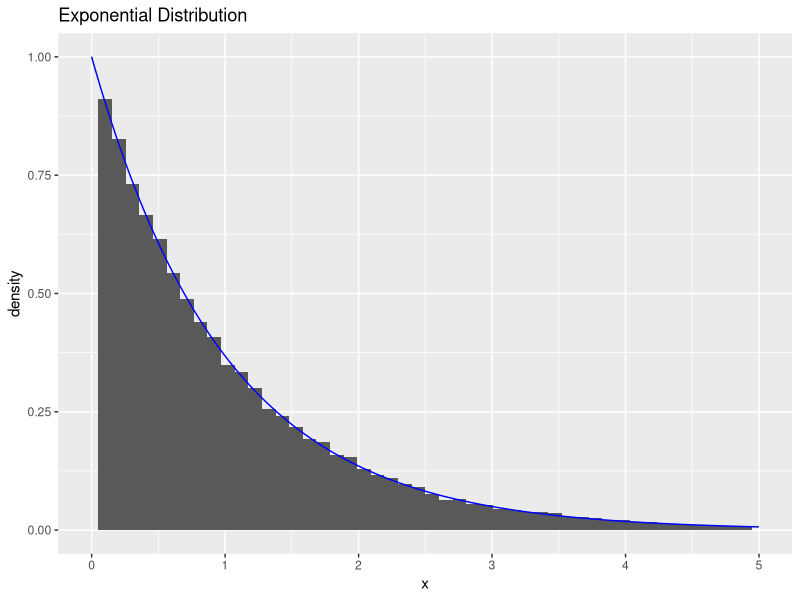

This figure's R source: (Note: this script raises an error after producing the figure.)
## ---- chunk 1
## Libraries used in Project
library(ggplot2)
library(knitr)
knitr::opts_chunk$set(echo = TRUE, warning=FALSE, message=FALSE)
opts_chunk$set(tidy.opts=list(width.cutoff=60),tidy=TRUE)
## ---- chunk 2
library(ggplot2)
# n: number of samples to generate
# rate: the rate
# expdist returns a vector with generated random numbers from exponential distribution

expdist <- function(rate, n) {
   u <- runif(n)
   x <-  -log( (1/rate)*( 1 - u))/rate
   list = list(x, u)
   return(list)
}

n <- 60000
lambda <- 1
outval <- expdist(lambda, n)
x = outval[[1]]
y = outval[[2]]

ggplot(data.frame(x=x))+geom_histogram(aes(x=x, y = ..density..),
bins = 50)  +geom_line(data = data.frame(x=x,y=dexp(x, rate = 1)),
aes(x=x, y=y) ,
color = "blue")+xlim(0,5)+ labs(title = "Exponential Distribution")
#color = "blue")+xlim(0,5)
#plot(x, data)

## ---- chunk 3
mynormal <- function(n) {
  u1=runif(n)
  u2=runif(n)
  return (sqrt(-2*log(u1))*sin(2*pi*u2))
}

# f_b1 returns the value of f in this exercise, a gamma distribution
f_b1 <- function(alpha, x) {
  gamma = (1/gamma(alpha))*x^(alpha-1)*exp(-x)
  return((gamma)*(x>0))
}

# acceptance_criterion returns the alpha to accept/reject in rejection sampling
acceptance_criterion <- function(alpha, x) {
  const = (exp(1)+alpha)/(gamma(alpha)*exp(1)*alpha)
  alpha = f_b1(alpha, x)/(const*g_test(alpha, x))
  return(alpha)
}

# rejection_b generates samples from f by rejection sampling
# n: number of samples to generate
# alpha: shape parameter 
rejection_b <- function(alpha, n) {
  out = 1:n
  
  for (i in 1:n) {
    finished = 0
    while(finished==0) {
      u = runif(1)
      x = dist1(alpha, 1)[[1]]
      acceptance = acceptance_criterion(alpha, x)
      if(u <= acceptance) {
        out[i] = x
        finished = 1
      }
    }
  }
  return(out)
}


# f_testb is the theoretical function to test the algorithm with 
f_testb = function(x, alpha) {
  gamma = (1/gamma(alpha))*x^(alpha-1)*exp(-x)
  return((gamma)*(x>0))
}

n = 10000
alpha = 0.5


library(ggplot2)
samples_b1 <- rejection_b(alpha, n)
x <- seq(0,4,0.001)
data_b1 <- data.frame("samples_b1"=samples_b1)


ggplot(data=data_b1, aes(data_b1$samples_b1)) +
geom_histogram(aes(y=..density..), breaks = seq(0, 4, by = 0.1)) +theme(plot.title = element_text(hjust = 0.5))+
xlim(c(0,4)) + labs(title="Samples from gamma distribution", x="x", y="Density") +
stat_function(fun = f_testb, args = list(alpha), color = "red")
## ---- chunk 4
n <- 10000
# f_gamma the kernel of a gamma function
f_gamma <- function(x, alpha){
  return (x^(alpha - 1 )*exp(-x)*(x>0))
}

alpha <- 400

# gamma_b2b2 samples from gamma distribution with large alpha
gamma_b2b2 <- function(alpha, n){
  x = 1:n
  loga = 0.5*((alpha-1)*log(alpha-1)+(1-alpha))
  logb = 0.5*((alpha+1)*log(alpha+1)-1-alpha)
  trials = 1
  
  for (i in 1:n){
    logx1 = loga + log(runif(1))
    logx2 = logb + log(runif(1))
    f_condition = 0.5*((alpha-1)*(logx2-logx1)-exp(logx2-logx1))
    while(logx1 > f_condition){
    logx1 = loga + log(runif(1))
    logx2 = logb + log(runif(1))
    f_condition = 0.5*((alpha-1)*(logx2-logx1)-exp(logx2-logx1))
    trials = trials + 1
    }
    
     x[i] = exp(logx2-logx1)
  }
  return(cbind(x, trials-1))
}


samples_b2b = gamma_b2b2(alpha, n)[,1]
hist(samples_b2b, breaks = 40, freq = FALSE, main = bquote("Histogram of gamma distribution when "~alpha == .(alpha)))
curve(dgamma(x, alpha, 1), col = "red", lwd = 2, add=TRUE)

test_tries <- function(n) {
  alpha = seq(2,2000,10)
  tryvector = 1:length(alpha)
  for (i in 1:length(alpha)) {
    tries = gamma_b2b2(alpha[i], n)[,2][1]
    tryvector[i] = tries
  }
  return(cbind(alpha, tryvector))
  
}

test_try = test_tries(1000)

plot(test_try[,1], test_try[,2], ylab="Number of tries", xlab="alpha",  main=("Number of Tries for one Sample") )



## ---- chunk 5
# n: number of samples to generate
# rate: the rate
# expdist returns a vector with generated random numbers from exponential distribution
expdist <- function(rate, n) {
   u <- runif(n)
   x <-  -log( (1/rate)*( 1 - u))/rate
   list = list(x, u)
   return(list)
}

# gammaab samples from the gamma distribution for all values of alpha and beta > 0 
gammaab <- function(alpha, beta, n) {
  if(alpha>0&&alpha<1) {
    X = rejection_b(alpha, n)/beta
  }
  else if(alpha==1) {
    X = expdist(1, n)[[1]]
  }
  else if (alpha>1) {
    X = gamma_b2b2(alpha,n)[,1]
  }
  else {
    print("alpha not valid")
    return(0)
  }
  Y = X/beta
  return(Y)
}

# theoretical_gamma is the theoretical function to test the algorithm with for alpha, beta > 0
theoretical_gamma = function(x, alpha, beta) {
  gamma = ((beta^alpha)/gamma(alpha))*x^(alpha-1)*exp(-beta*x)
  return((gamma)*(x>0))
}

alpha = 2
beta = 2
n = 10000

samples_ab <- gammaab(alpha, beta, n)
hist(samples_ab, breaks = 40, freq = FALSE, main = bquote("Histogram of samples from gamma when "~alpha == .(alpha) ~beta ==.(beta)))
curve(theoretical_gamma(x, alpha, beta), col = "red", lwd = 2, add=TRUE)

## ---- chunk 6
# sample_beta samples from beta(alpha, beta) distribution 
# n: number of samples
sample_beta <- function(alpha, beta, n) {
  x = gammaab(alpha, 1, n)
  y = gammaab(beta, 1, n)
  z = x/(x+y)
  return(z)
}

alpha = 0.5
beta = 0.5
n = 10000
samples_beta <- sample_beta(alpha, beta, n)
hist(samples_beta, breaks = 40, freq = FALSE, main = bquote("Histogram of samples from beta when "~alpha == .(alpha) ~beta ==.(beta)))
curve(dbeta(x, alpha, beta), col = "red", lwd = 2, add=TRUE)

## ---- chunk 7
# indicator function for the domain when x > 4
indicator_func <- function(x) {
  return (x>4)
}

mynormal <- function(n) {
  u1=runif(n)
  u2=runif(n)
  return (sqrt(-2*log(u1))*sin(2*pi*u2))
}

# monte_carlo estimates the probability and the variance
# n: number of samples to generate when estimating
rm("c")
monte_carlo <- function(n) {
  normal = mynormal(n)
  h = indicator_func(normal)
  theta_estimate = (1/n)*sum(h)
  variance_estimate = var(h)/(n-1)
  return(c(theta_estimate, variance_estimate))
}

n = 100000

monte_carlo_test <- monte_carlo(n)
# lower: lower limit of confidence interval
# upper: upper limit of confidence interval

lowermc <- monte_carlo_test[1] + qnorm(0.025)*sqrt(monte_carlo_test[2])

uppermc <- monte_carlo_test[1] + qnorm(0.975)*sqrt(monte_carlo_test[2])

## ---- chunk 8
# importance_sampling estimates the probability via the density g
# n: number of samples to generate
importance_sampling <- function(n) {
  u = runif(n)
  x = sqrt(16-2*log(1-u))
  f = 1/sqrt(2*pi)*exp(-0.5*x^2)
  g = x*exp(-0.5*x^2+8)
  h = indicator_func(x)
  theta_estimate = (1/n)*sum(h*f/g)
  variance_estimate = (1/(n*(n-1)))*sum(h*f/g-theta_estimate)^2
  return(c(theta_estimate, variance_estimate))
}

n = 10^5
importance_test <- importance_sampling(n)

# lower: lower limit of confidence interval
# upper: upper limit of confidence interval
lowerim <- importance_test[1] + qnorm(0.025)*sqrt(importance_test[2])
upperim <- importance_test[1] + qnorm(0.975)*sqrt(importance_test[2])
## ---- chunk 9
monte_carlo_test5 <- monte_carlo(10^5)
monte_carlo_test6 <- monte_carlo(10^6)
monte_carlo_test7 <- monte_carlo(10^7)

lowermc5 <- monte_carlo_test5[1] + qnorm(0.025)*sqrt(monte_carlo_test5[2])

uppermc5 <- monte_carlo_test5[1] + qnorm(0.975)*sqrt(monte_carlo_test5[2])

lowermc6 <- monte_carlo_test6[1] + qnorm(0.025)*sqrt(monte_carlo_test6[2])

uppermc6 <- monte_carlo_test6[1] + qnorm(0.975)*sqrt(monte_carlo_test6[2])

lowermc7 <- monte_carlo_test7[1] + qnorm(0.025)*sqrt(monte_carlo_test7[2])

uppermc7 <- monte_carlo_test5[1] + qnorm(0.975)*sqrt(monte_carlo_test7[2])
## ---- chunk 10
# antithet gives an estimate of the probability and the variance 
# n: number of sample pairs to generate
antithet <- function(n){
  u = runif(n)
  x1 = sqrt(16-2*log(u)) 
  x2 = sqrt(16-2*log(1-u))
  f1 = (1/sqrt(2*pi))*exp(-0.5*x1^2) 
  f2 = (1/sqrt(2*pi))*exp(-0.5*x2^2)
  g1 = x1*exp(-0.5*x1^2+8) 
  g2 = x2*exp(-0.5*x2^2+8)
  h1 = indicator_func(x1)
  h2 = indicator_func(x2)
  
  theta_estimate1 = (1/n)*sum(h1*f1/g1)
  theta_estimate2 = (1/n)*sum(h2*f2/g2)
  theta_estimate = (theta_estimate1+theta_estimate2)/2
  
  variance_estimate1 = (1/(n-1))*sum(h1*f1/g1-theta_estimate1)^2
  variance_estimate2 = (1/(n-1))*sum(h2*f2/g2-theta_estimate2)^2
  cov = (1/(n-1))*sum(h1*f1/g1-theta_estimate1)*sum(h2*f2/g2-theta_estimate2)
  variance_estimate = (1/(4*n))*(variance_estimate1+variance_estimate2+2*cov)
  
  return(c(theta_estimate, variance_estimate))
}
## ---- chunk 11
antithetic_test <- antithet(5*10^4)

loweranti <- antithetic_test[1] + qnorm(0.025)*sqrt(antithetic_test[2])

upperanti <- antithetic_test[1] + qnorm(0.975)*sqrt(antithetic_test[2])
## ---- chunk 12
# f is the  posterior function to sample from, not normalized
# theta: parameter between 0 and 1, sampled from U(0,1)
# y: observed values
f <- function(theta, y) {
  return((2+theta)^y[1]*(1-theta)^(y[2]+y[3])*theta^y[4])
}

# f_normalized is the posterior function, normalized
f_normalized <- function(theta, y) {
  c = integrate(f,0,1,y)$value
  return(f(theta,y)/c)
}

# alpha finds the acceptance probability alpha
alpha <- function(theta, y) {
  c = optimize(f, interval = c(0,1), maximum = TRUE, y=y)$objective
  return(f(theta, y)/c)
}

# rejection_d samples from the posterior by rejection sampling
# n: number of samples to generate
rejection_d <- function(y, n) {
  out = 1:n
  g = function() {return(runif(1))}
  
  for (i in 1:n) {
    finished = 0
    while(finished==0) {
      u = runif(1)
      theta = g()
      alpha = alpha(theta, y)
      if(u <= alpha) {
        out[i] = theta
        finished = 1
      }
    }
  }
  return(out)
}

y = c(125,18,20,34)
n = 10000

library(ggplot2)
samples_d1 <- rejection_d(y, n)
x <- seq(0,1,0.001)
data_d1 <- data.frame("samples_d1"=samples_d1)
ggplot(data=data_d1, aes(data_d1$samples_d1)) +
geom_histogram(aes(y=..density..), breaks = seq(0, 1, by = 0.005)) +theme(plot.title = element_text(hjust = 0.5))+
xlim(c(0.4,0.85)) + labs(title="Posterior density", x="x", y="Density") +
stat_function(fun = f_normalized, args = list(y), color = "red")
## ---- chunk 13
M = 10000
# 
# post_mean_mc: the estimated posterior mean
thetas <- rejection_d(y, M)
post_mean_mc <- mean(thetas)

# inside_integral is what we want to integrate
inside_integral = function(theta,y) {
    return(theta*f_normalized(theta,y))
}

# numerical_mean is the mean found by numerical integration
numerical_mean <- integrate(inside_integral,0,1,y)[[1]]
## ---- chunk 14
x <- seq(0,1,0.001)
data_d1 <- data.frame("thetas"=thetas)
ggplot(data=data_d1, aes(data_d1$thetas)) +
geom_histogram(aes(y=..density..), breaks = seq(0, 1, by = 0.005)) +theme(plot.title = element_text(hjust = 0.5))+
xlim(c(0.4,0.85)) + labs(title="Posterior density with posterior mean", x="x", y="Density") +
stat_function(fun = f_normalized, args = list(y), color = "red")+geom_vline(xintercept = post_mean_mc,color="red")
## ---- chunk 15
# rejection_d_count samples from the posterior by rejection sampling and counts the number of trials to one acceptance
# n: number of samples to generate
rejection_d_count <- function(y, n) {
  out = 1:n
  g = function() {return(runif(1))}
  
  for (i in 1:n) {
    finished = 0
    count = 0
    while(finished==0) {
      u = runif(1)
      theta = g()
      alpha = alpha(theta, y)
      count = count + 1
      if(u <= alpha) {
        out[i] = count
        count = 0
        finished = 1
      }
    }
  }
  return(out)
}

y = c(125,18,20,34)
n = 10000

# simulated number of trials 
number_of_trials <- mean(rejection_d_count(y,n))

#c_const finds the constant c, i.e. the numerical computation of the theoretical number of trials for one acceptance
c_const <- function(y) {
  c = optimize(f_normalized, interval = c(0,1), maximum = TRUE, y=y)$objective
  return(c)
}

c_numerical <- c_const(y)
## ---- chunk 16
#fnew calculates the unnormalized new posterior distribution
fnew <- function(theta, y) {
  fnew = 5*(1-theta)^4*(2+theta)^y[1]*(1-theta)^(y[2]+y[3])*theta^y[4]
}

# weight calculates the self-normalizing weights to use in importance sampling
weight <- function(theta, y) {
  return(fnew(theta, y)/f(theta, y))
}

# fnew_normalized calculates the normalized new posterior distribution
fnew_normalized <- function(theta, y) {
  const = integrate(fnew, 0, 1, y)$value
  return(fnew(theta, y)/const)
}

fnew_normalized(0.5,y)
# importance_d4 estimates the mean via importance sampling
# y: observed values
# n: number of samples to use in the estimation
importance_d4 <- function(y, n) {
  theta = rejection_d(y, n)
  estimate = sum(theta*weight(theta, y))/sum(weight(theta,y))
  return(estimate)
}

n = 10000
simulated_d4 <- importance_d4(y, n)

# integrand_d4 is the expression to integrate
integrand_d4 <- function(theta, y) {
  return(fnew_normalized(theta, y)*theta)
}

# numerical_d4 numerically calculates the integral
numerical_d4 <- function(y) {
  return(integrate(integrand_d4, 0,1,y)$value)
}

num_d4 <- numerical_d4(y)
